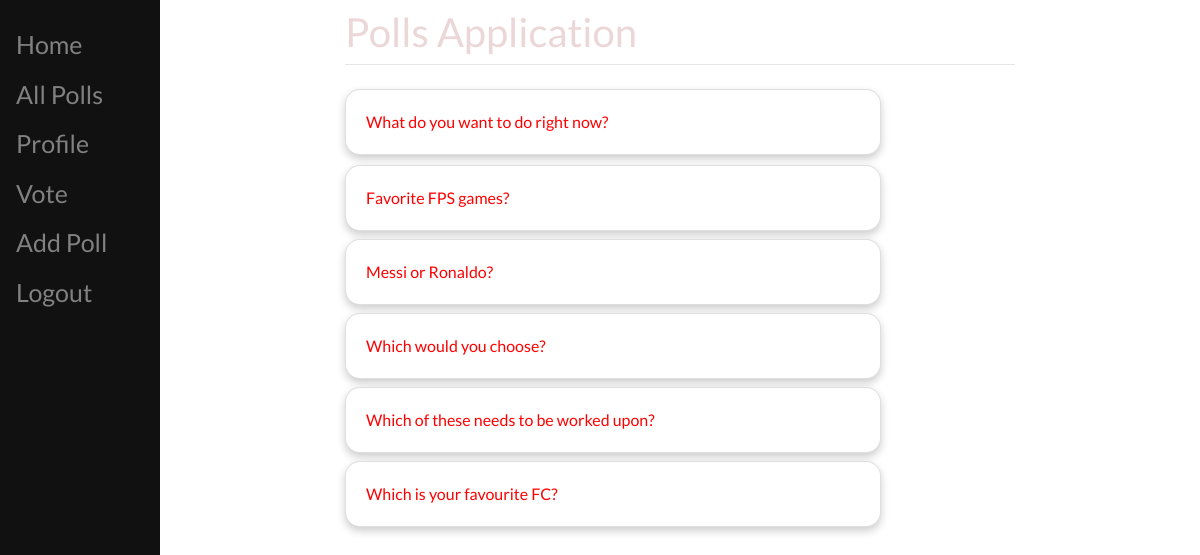
The page /polls/ (signed in) on the database its author committed.
### polls/models.py (models this page shows, shortened)
class Question(models.Model):
    user_id = models.ForeignKey(User, on_delete=models.CASCADE)
    question_text = models.CharField(max_length=200)
    pub_date = models.DateTimeField('date published')

### polls/views.py (the view)
# urls.py: path('', views.IndexView.as_view(), name='index'),
class IndexView(LoginRequiredMixin, generic.ListView):
    template_name = 'polls/index.html'
    context_object_name = 'latest_question_list'
    def get_queryset(self):
        return Question.objects.filter(
            pub_date__lte=timezone.now()
        ).order_by('-pub_date')

### polls/templates/polls/index.html (shortened to what this page needs)
{% extends "main/base.html" %}
{% load static %}
{% block content %}
<link rel="stylesheet" type="text/css" href="{% static 'polls/radio-style.css' %}">
<link rel="stylesheet" type="text/css" href="{% static 'polls/style.css' %}">
{% if latest_question_list %}
    {% for question in latest_question_list %}
        <div class="card">
            <a href="{% url 'polls:detail' question.id %}" style="text-decoration: none;">
                {{ question.question_text }}</a>
        </div>
    {% endfor %}
{% else %}
    <p>No polls are available.</p>
{% endif %}
{% endblock %}

### polls/static/polls/radio-style.css (style rules this page uses)
body, html { height: 100%; background: #222222; font-family: 'Lato', sans-serif; }

### polls/static/polls/style.css (style rules this page uses)
body { color: white; background: white url("images/background.jpg") no-repeat; background-size: cover; }
.card + .card { margin: 0 0 8px 0; }

### main/templates/main/base.html (style rules this page uses)
html, body { font-family: 'Lato', sans-serif; }

### polls/templates/polls/index.html (style rules this page uses)
.card { box-shadow: 0 4px 8px 0 rgba(0,0,0,0.2); transition: 0.3s; width: 80%; padding: 20px; border-radius: 15px; margin-bottom: 10px; }
.card > a { color: red; }

### rows shown on the page
Question: question_text "What do you want to do right now?"
Question: question_text "Favorite FPS games?"
Question: question_text "Messi or Ronaldo?"
Question: question_text "Which would you choose?"
Question: question_text "Which of these needs to be worked upon?"
Question: question_text "Which is your favourite FC?"
